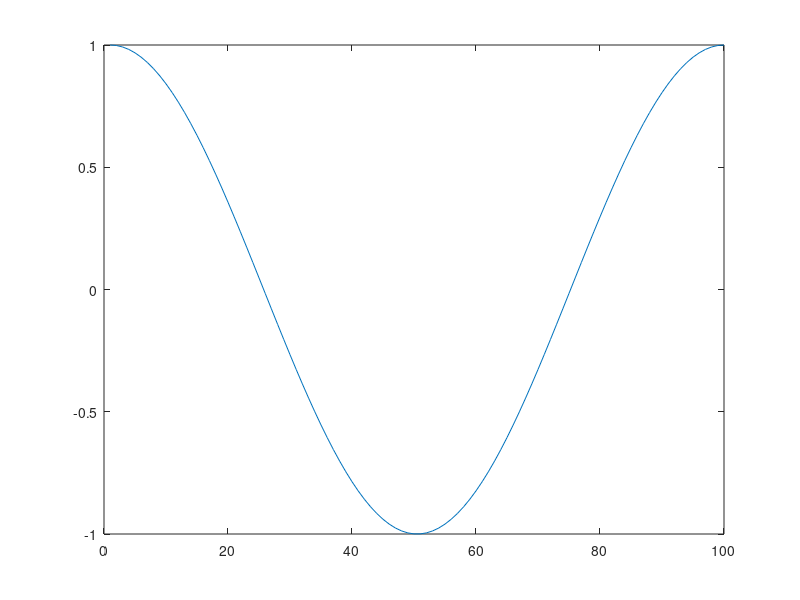

Here is the MATLAB script that generated this plot:
%% Testing of addition
x = 1
y = 2
z = x + y
disp(z)

%% Testing of pi
a1 = pi
disp(a1)

x1 = linspace(0,2*pi)
% y1 = [1,2,3,4,5,6,7,8,9,10]

% plot(x1,y1)
%% Plotting sine
plot(sin(x1))
%% Plotting cosine
plot(cos(x1))
